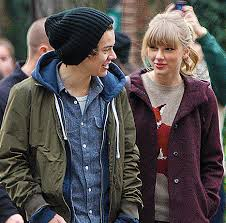
#> input picture tata_plus_two.jpg, 226 x 223 px
$ python face_detect.py   (older library calls are emulated)
#> lines starting #> are read from the running program, lines starting #| are printed output that depends on the picture
import cv2
from PIL import Image
import os
cascPath = "haarcascade_frontalface_default.xml"
faceCascade = cv2.CascadeClassifier(cascPath)

# Read the image
imagePath = os.path.abspath("tata_plus_two.jpg")
image = cv2.imread(imagePath)
#> image is the input picture: shape (223, 226, 3); mean B, G, R 78.8, 78.5, 84.3
gray = cv2.cvtColor(image, cv2.COLOR_BGR2GRAY)
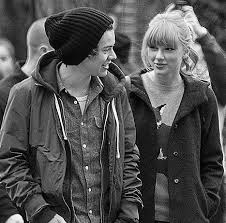
#> gray: shape (223, 226); min 0, max 255, mean 80.3

# Detect faces in the image
faces = faceCascade.detectMultiScale(
    gray,
    scaleFactor=1.1,
    minNeighbors=2,
    minSize=(25, 25),
    flags = cv2.cv.CV_HAAR_SCALE_IMAGE
)
#> faces = [[136, 29, 50, 50]]


for (x,y,w,h) in faces:
    cv2.rectangle(image, (x,y), (x+w, y+h), (0,255,0), 2)
    cv2.imshow("faces found", image)
    cv2.waitKey(0)
    cv2.destroyAllWindows()
#> this loop made 1 pass
#> pass 1, `cv2.imshow("faces found", image)`:
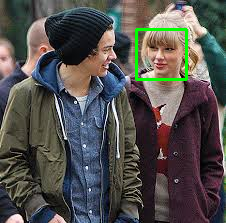
#> window 'faces found': shape (223, 226, 3); mean B, G, R 77.4, 80, 82.4

$ run again, with cars.jpg copied over tata_plus_two.jpg
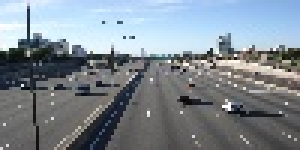
#> input picture cars.jpg, 100 x 50 px (shown 3 times larger)
#> image is the input picture: shape (50, 100, 3); mean B, G, R 145.4, 136.9, 126.9
#> `gray = cv2.cvtColor(image, cv2.COLOR_BGR2GRAY)`:
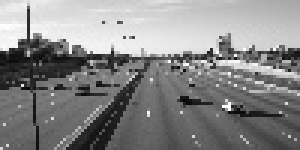
#> gray: shape (50, 100) (shown 3 times larger); min 5, max 255, mean 134.9
#> faces = ()

$ run again, with download.jpg copied over tata_plus_two.jpg
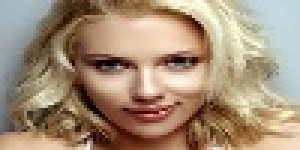
#> input picture download.jpg, 100 x 50 px (shown 3 times larger)
#> image is the input picture: shape (50, 100, 3); mean B, G, R 118.4, 142.4, 164.6
#> `gray = cv2.cvtColor(image, cv2.COLOR_BGR2GRAY)`:
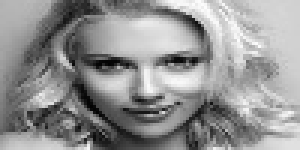
#> gray: shape (50, 100) (shown 3 times larger); min 3, max 252, mean 146.3
#> faces = [[28, 6, 42, 42]]
#> the loop `for (x,y,w,h) in faces:` made 1 pass
#> pass 1, `cv2.imshow("faces found", image)`:
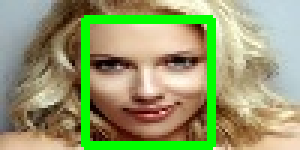
#> window 'faces found': shape (50, 100, 3) (shown 3 times larger); mean B, G, R 109.9, 156.6, 149.8
